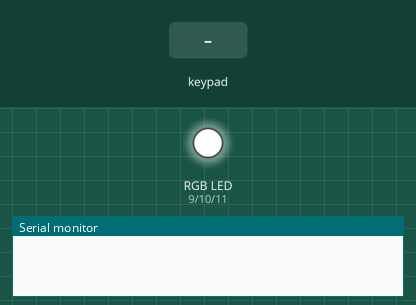
Bench run of a sketch on a simulated Arduino Uno, built with avr-gcc and run on an emulated ATmega328P. Parts: an RGB LED mixed from three pins (HIGH = lit), the last lines printed to the serial monitor. The inputs (shaded band) are chosen by the test bench.

Above: at 1.2 s.
1.3 s: keypad keys 4 3 2 pressed 0.4 s apart
At 3.3 s:
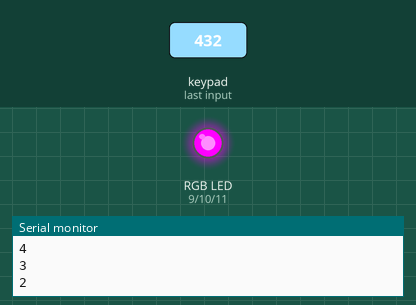
4.0 s: key '1' pressed
At 4.6 s:
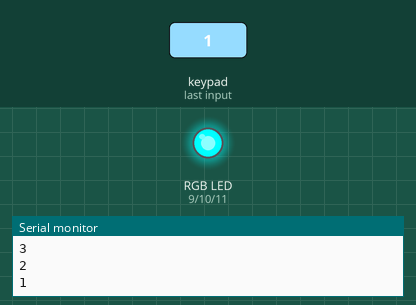
5.5 s: key '2' pressed
At 5.8 s:
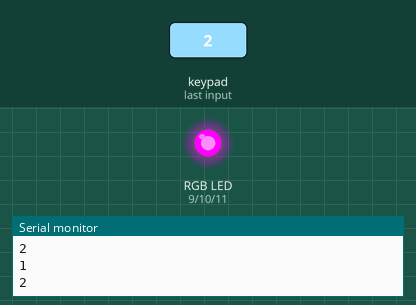
7.0 s: key '3' pressed
At 7.9 s:
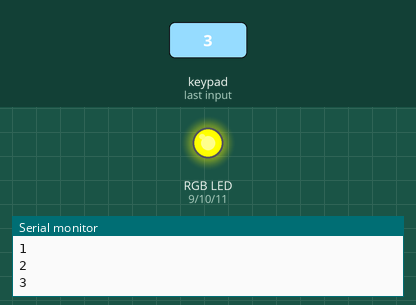
Timing chart, 0 to 10.0 s (numbered marks = the images above; inputs shaded):
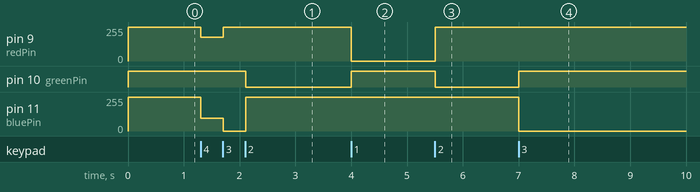

The sketch:

sketch_nov19a.ino
```cpp
#include <Keypad.h>

const byte ROWS =4;
const byte COLS =3;
int redPin = 9;
int greenPin = 10;
int bluePin = 11;


char hexakeys[ROWS][COLS] = {

  {'1','2','3'},
  {'4','5','6'},
  {'7','8','9'},
  {'*','0','#'},
};

byte rowPins[ROWS] = {8,7,6,5};
byte colPins[COLS] = {4,3,2};

Keypad customKey = Keypad(makeKeymap(hexakeys),rowPins,colPins,ROWS,COLS);
void setup() {
  // put your setup code here, to run once:
  pinMode(redPin,OUTPUT);
pinMode(greenPin,OUTPUT);
pinMode(bluePin,OUTPUT);
analogWrite(9,255);
analogWrite(10,255);
analogWrite(11,255);
Serial.begin(9600);
}

void loop() {
  // put your main code here, to run repeatedly:
char customKeypad = customKey.getKey();

if(customKeypad){
  Serial.println(customKeypad);
}

if(customKeypad == '1')
{
  analogWrite(9,0);
analogWrite(10,255);
analogWrite(11,255);
}
if(customKeypad == '2')
{
  analogWrite(9,255);
analogWrite(10,0);
analogWrite(11,255);
}
if(customKeypad == '3')
{
  analogWrite(9,255);
analogWrite(10,255);
analogWrite(11,0);
}
if(customKeypad == '4')
{
  analogWrite(9,180);
analogWrite(10,255);
analogWrite(11,95);
}
}
```

Measured:
- after the input at 1.3 s, pin 9 (redPin): 255/255 → 180/255 at once, → 255/255 0.40 s later; pin 10 (greenPin): HIGH → LOW after 0.81 s; pin 11 (bluePin): 255/255 → 95/255 at once, → 0/255 0.40 s later, → 255/255 0.40 s later
- after the input at 4.0 s, pin 9 (redPin): 255/255 → 0/255 at once; pin 10 (greenPin): LOW → HIGH at once
- after the input at 5.5 s, pin 9 (redPin): 0/255 → 255/255 at once; pin 10 (greenPin): HIGH → LOW at once
- after the input at 7.0 s, pin 10 (greenPin): LOW → HIGH at once; pin 11 (bluePin): 255/255 → 0/255 at once
